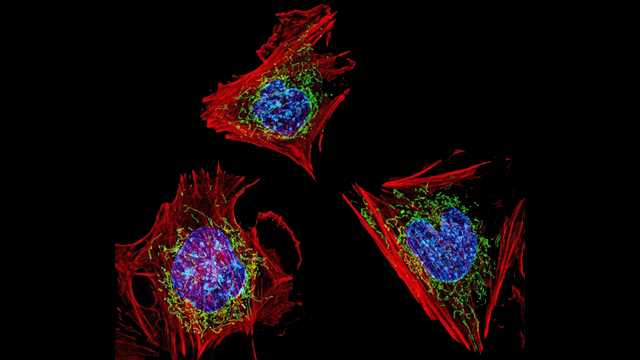
#> input picture images-intro/image.jpg, 640 x 360 px
$ jupyter execute lesson-16.ipynb
#> lines starting #> are read from the running program, lines starting #| are printed output that depends on the picture; after the words box and inside, x2 and y2 are one past the last pixel; in counts of white or black regions, pixels touching at a corner belong together
# Lesson 16 - Intro to image

[cell 1]
import numpy as np
from skimage import io
from matplotlib import pyplot as plt

[cell 2]
image = io.imread('image.jpg')
#> image is the input picture: shape (360, 640, 3); mean R, G, B 19.4, 7.8, 9.4
plt.imshow(image)

[cell 3]
print(f'Size: {image.shape}') # (width, height, R/G/B)
#| Size: (360, 640, 3)
print(f'Type: {image.dtype}')
#| Type: uint8

[cell 4]
random_image = np.random.random([300, 300])
print(f'Minimum: {random_image.min()}\nMaximum: {random_image.max()}')
plt.imshow(random_image)
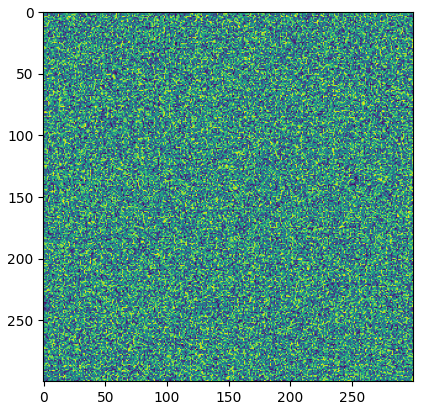
#> figure drawn by matplotlib, 1 panel

[cell 5]
# Modified image
plt.imshow(image * 47)
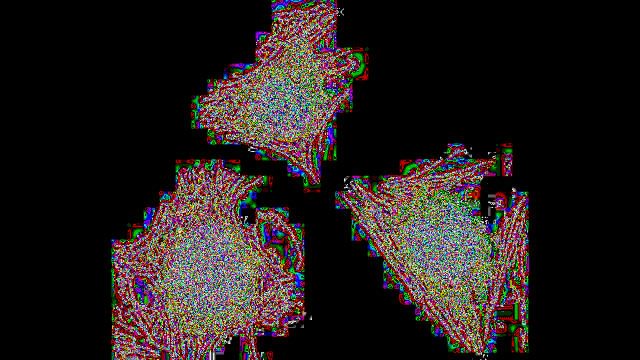
#> shown: shape (360, 640, 3); mean R, G, B 36.5, 29.3, 27.3

[cell 6]
# width: 200, height: 200
image[10:200, 10:200, :] = [255, 0, 0]
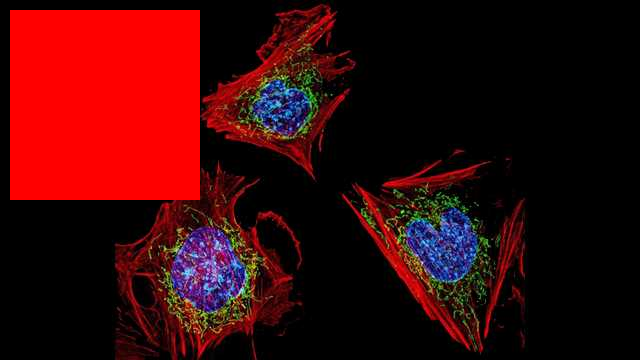
#> image: shape (360, 640, 3); 15.67% of pixels changed, all inside (x1, y1, x2, y2) = (10, 10, 200, 200)
plt.imshow(image)
